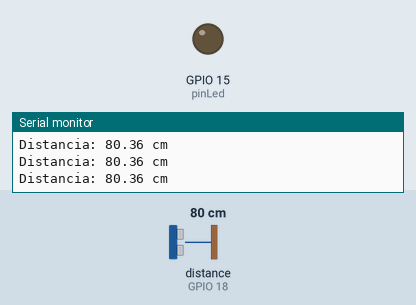
The sketch below on a simulated ESP32. Shown: output pins drawn as LEDs (lit = HIGH), the last lines printed to the serial monitor. Wiring (inferred from the names in the program): ultrasonic range finder: trigger GPIO 5; echo GPIO 18. The inputs (shaded band) are chosen by the test bench; at power-on: distance to the obstacle (sensor on GPIO 18) 80 cm. The echo pulse lasts 58.3 µs per cm; WiFi joins after 1.5 s; servers stay silent unless stated; uploads are accepted with an empty reply; the local clock reads 2024-03-15 10:24:30 at power-on unless the sketch sets it; pins used as bus, display or sensor lines are not drawn.

Above: at 2.7 s.
2.8 s: distance to the obstacle (sensor on GPIO 18) set to 11 cm
4.3 s: distance to the obstacle (sensor on GPIO 18) set to 8 cm
At 4.6 s:
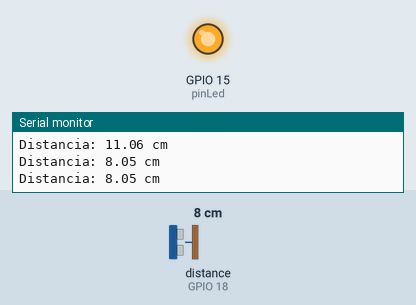
5.8 s: distance to the obstacle (sensor on GPIO 18) set to 18 cm
At 7.1 s:
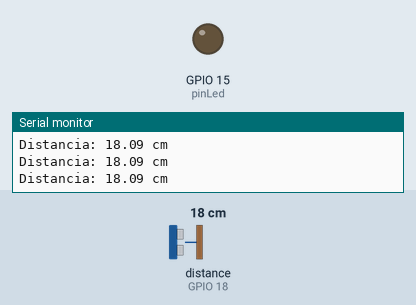
7.4 s: distance to the obstacle (sensor on GPIO 18) set to 2 cm
At 7.9 s:
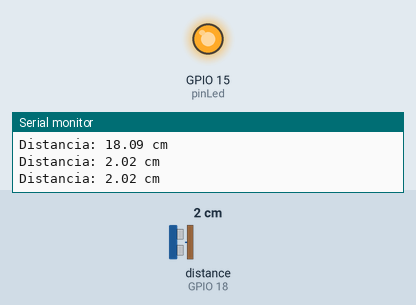
Timing chart, 0 to 10.0 s (numbered marks = the images above; inputs shaded):
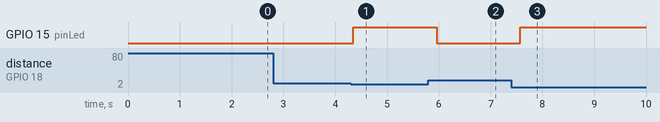

Measured:
- the behaviour switches between 10 and 9 cm on distance to the obstacle (sensor on GPIO 18) (found by bisection; images 0 and 1)
- after the input at 4.3 s, GPIO 15 (pinLed): LOW → HIGH after 0.05 s
- after the input at 5.8 s, GPIO 15 (pinLed): HIGH → LOW after 0.16 s
- after the input at 7.4 s, GPIO 15 (pinLed): LOW → HIGH after 0.17 s

The sketch:

sensro_hc-sr04.ino
```cpp
#include <WiFi.h>
#include <HTTPClient.h>
#include <time.h>  // Para obtener hora NTP

// Pines del sensor
int pinLed = 15;
int pinEcho = 18;
int pinTrig = 5;

// WiFi
const char* ssid = "MEGACABLE-2.4G-AAAB";
const char* password = "hPf2aWjVHq";

// Servidor (Node.js)
const char* serverURL = "http://192.168.100.18:3000/api/movimiento";

// Tiempo de espera para evitar múltiples registros
unsigned long ultimaDeteccion = 0;
const unsigned long tiempoEspera = 5000;  // 5 segundos

void setup() {
  Serial.begin(115200);
  pinMode(pinLed, OUTPUT);

  WiFi.begin(ssid, password);
  Serial.print("Conectando a WiFi");
  while (WiFi.status() != WL_CONNECTED) {
    delay(500);
    Serial.print(".");
  }
  Serial.println("\n WiFi conectado");

  // Configurar hora NTP (zona México UTC-6)
  configTime(-6 * 3600, 0, "pool.ntp.org", "time.nist.gov");
  struct tm timeinfo;
  while (!getLocalTime(&timeinfo)) {
    Serial.print(".");
    delay(500);
  }
  Serial.println("\n Hora NTP sincronizada");
}

void loop() {
  long duracion = leerSensor(pinTrig, pinEcho);
  float distancia = duracion * 0.01723;

  Serial.print("Distancia: ");
  Serial.print(distancia);
  Serial.println(" cm");

  if (distancia < 10) {
    digitalWrite(pinLed, HIGH);

    if (millis() - ultimaDeteccion > tiempoEspera) {
      ultimaDeteccion = millis();
      enviarMovimiento(distancia);
    }
  } else {
    digitalWrite(pinLed, LOW);
  }

  delay(200);  // breve pausa
}

long leerSensor(int trig, int echo) {
  pinMode(trig, OUTPUT);
  digitalWrite(trig, LOW);
  delayMicroseconds(2);
  digitalWrite(trig, HIGH);
  delayMicroseconds(10);
  digitalWrite(trig, LOW);

  pinMode(echo, INPUT);
  return pulseIn(echo, HIGH);
}

void enviarMovimiento(float distancia) {
  struct tm timeinfo;
  if (!getLocalTime(&timeinfo)) {
    Serial.println("No se pudo obtener la hora");
    return;
  }

  char hora_str[9];
  strftime(hora_str, sizeof(hora_str), "%H:%M:%S", &timeinfo);

  if (WiFi.status() == WL_CONNECTED) {
    HTTPClient http;
    http.begin(serverURL);
    http.addHeader("Content-Type", "application/json");

    String json = "{\"evento\":\"Movimiento detectado\",\"distancia\":\"" + String(distancia) + "\",\"hora\":\"" + String(hora_str) + "\"}";

    int codigo = http.POST(json);
    Serial.print("Enviado a servidor. Código HTTP: ");
    Serial.println(codigo);
    http.end();
  } else {
    Serial.println("Sin conexión WiFi");
  }
}
```
